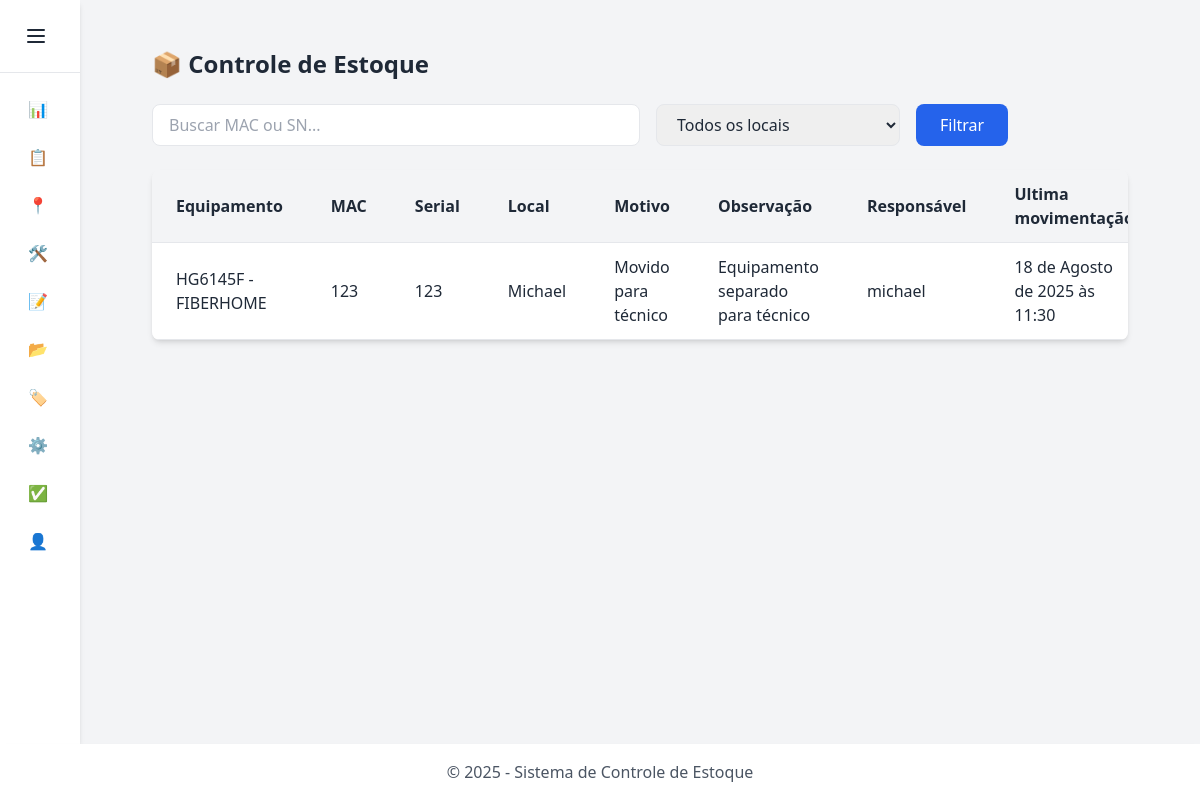
The app's page /stock with its own data.
### controller_stock/models.py (models this page shows, shortened)
class ControllerStock(UserTracking, TimeStampModel):
    equipment = models.ForeignKey(
        Equipment, on_delete=models.PROTECT, verbose_name='Equipamento', related_name='stocks')
    location = models.ForeignKey(
        Location, on_delete=models.PROTECT, verbose_name='Local', related_name='stocks')
    reason = models.ForeignKey(
        Reason, on_delete=models.PROTECT, verbose_name='Motivo', related_name='controllers')
    observation = models.TextField(
        verbose_name='Observação', default='Estoque')
    class Meta:
        verbose_name = 'Controle Estoque'
        verbose_name_plural = 'Controle Estoque'
        ordering = ['equipment']
        indexes = [
            models.Index(fields=['location'])
        ]

class Location(TimeStampModel):
    TYPE_CHOICES = [
        ('estoque', 'Estoque'),
        ('cliente', 'Cliente'),
        ('tecnico', 'Técnico'),
    ]
    location = models.CharField(max_length=124, verbose_name='Local')
    type = models.CharField(
        max_length=124, verbose_name='Tipo', choices=TYPE_CHOICES)
    user = models.ForeignKey(User, on_delete=models.PROTECT,
                             verbose_name='Técnico', related_name='locations', null=True, blank=True)
    class Meta:
        verbose_name = 'Local'
        verbose_name_plural = 'Locais'
        ordering = ['location']
    def __str__(self) -> str:
        return str(self.location)

class Reason(TimeStampModel):
    reason = models.CharField(max_length=124, verbose_name='Motivo')
    class Meta:
        verbose_name = 'Motivo'
        ordering = ['reason']
    def __str__(self):
        return self.reason

### equipment/models.py (models this page shows)
class Equipment(UserTracking, TimeStampModel):
    branch = models.ForeignKey(
        Branch, on_delete=models.PROTECT, verbose_name='Marca', related_name='equipments')
    model = models.ForeignKey(ModelEquipment, on_delete=models.PROTECT,
                              verbose_name='Modelo', related_name='equipments')
    category = models.ForeignKey(
        Category, on_delete=models.PROTECT, verbose_name='Categoria', related_name='equipments')
    mac_address = models.CharField(
        max_length=124, verbose_name='Mac Address', unique=True)
    serial_number = models.CharField(
        max_length=124, verbose_name='Serial Number', unique=True)
    status = models.ForeignKey(StatusEquipment, on_delete=models.PROTECT,
                               related_name='equipments', verbose_name='Status')
    class Meta:
        verbose_name = 'Equipamento'
        verbose_name_plural = 'Equipamentos'
        ordering = ['model']
    def __str__(self):
        return f'{self.model}'

class ModelEquipment(TimeStampModel):
    model = models.CharField(
        max_length=124, unique=True, verbose_name='Modelo')
    branch = models.ForeignKey(
        Branch, on_delete=models.PROTECT, verbose_name='Marca', related_name='models')
    class Meta:
        verbose_name = 'Modelo do equipamento'
        verbose_name_plural = 'Modelos dos equipamentos'
        ordering = ['model']
    def __str__(self):
        return str(f'{self.model} - {self.branch}')

class Branch(TimeStampModel):
    branch = models.CharField(
        max_length=124, unique=True, verbose_name='Marca')
    class Meta:
        verbose_name = 'Marca'
        verbose_name_plural = 'Marcas'
        ordering = ['branch']
    def __str__(self):
        return self.branch

### controller_stock/views.py (the view)
# urls.py: path('stock', ControllerStockView.as_view(), name='stock')
class ControllerStockView(ListView):
    model = ControllerStock
    template_name = 'controller_stock.html'
    paginate_by = 20
    def get_context_data(self, **kwargs):
        locations = Location.objects.all()
        context = super().get_context_data(**kwargs)
        context['locations'] = locations
        return context
    def get_queryset(self):
        query_set = super().get_queryset()
        search = self.request.GET.get('search')
        location = self.request.GET.get('location')
        if search:
            query_set = query_set.filter(
                Q(equipment__mac_address__icontains=search) |
                Q(equipment__serial_number__icontains=search)
            )
        if location:
            filter = Location.objects.get(location=location)
            query_set = query_set.filter(
                location=filter
            )
        return query_set

### controller_stock/templates/controller_stock.html (shortened to what this page needs)
{% extends "_base.html" %}
{% load static %}
{% block content %}
<div class="container mx-auto p-6">
    <h1 class="text-2xl font-bold mb-6">📦 Controle de Estoque</h1>
    <form method="get" class="mb-6 flex flex-col sm:flex-row gap-4">
        <input
            type="text"
            name="search"
            value="{{ request.GET.q }}"
            placeholder="Buscar MAC ou SN..."
            class="w-full sm:w-1/2 px-4 py-2 border rounded-lg focus:outline-none focus:ring-2 focus:ring-blue-500"
        >
        <select
            name="location"
            class="w-full sm:w-1/4 px-4 py-2 border rounded-lg focus:outline-none focus:ring-2 focus:ring-blue-500"
        >
            <option value="">Todos os locais</option>
        </select>
        <button
            type="submit"
            class="px-6 py-2 bg-blue-600 text-white rounded-lg hover:bg-blue-700 transition"
        >
            Filtrar
        </button>
    </form>
    <div class="overflow-x-auto bg-white shadow-md rounded-lg">
        <table class="min-w-full text-left border-collapse">
            <thead>
                <tr class="bg-gray-100">
                    <th class="px-6 py-3 border-b">Equipamento</th>
                    <th class="px-6 py-3 border-b">MAC</th>
                    <th class="px-6 py-3 border-b">Serial</th>
                    <th class="px-6 py-3 border-b">Local</th>
                    <th class="px-6 py-3 border-b">Motivo</th>
                    <th class="px-6 py-3 border-b">Observação</th>
                    <th class="px-6 py-3 border-b">Responsável</th>
                    <th class="px-6 py-3 border-b">Ultima movimentação</th>
                </tr>
            </thead>
            <tbody>
                {% for item in object_list %}
                    <tr class="hover:bg-gray-50">
                        <td class="px-6 py-3 border-b"><a href="#">{{ item.equipment }}</a></td>
                        <td class="px-6 py-3 border-b">{{ item.equipment.mac_address }}</td>
                        <td class="px-6 py-3 border-b">{{ item.equipment.serial_number }}</td>
                        <td class="px-6 py-3 border-b">{{ item.location }}</td>
                        <td class="px-6 py-3 border-b">{{ item.reason }}</td>
                        <td class="px-6 py-3 border-b">{{ item.observation }}</td>
                        <td class="px-6 py-3 border-b">{{ item.responsible }}</td>
                        <td class="px-6 py-3 border-b">{{ item.updated_at }}</td>
                    </tr>
                {% empty %}
                    <tr>
                        <td colspan="7" class="px-6 py-4 text-center text-gray-500">Nenhum item encontrado.</td>
                    </tr>
                {% endfor %}
            </tbody>
        </table>
    </div>
</div>
{% endblock %}

### core/templates/_base.html (shortened to what this page needs)
{% load static %}
<!DOCTYPE html>
<html lang="pt-BR" x-data="{ open: false }">
<head>
    <script src="https://cdn.tailwindcss.com"></script>
</head>
<body class="bg-gray-100 text-gray-800 flex flex-col min-h-screen">
    <div class="flex flex-1">
       {% include 'components/sidebar.html' %}
        <main class="flex-1 p-6">
            {% block content %}{% endblock %}
        </main>
    </div>
    <footer class="bg-white shadow-md py-4 text-center text-gray-600">
        &copy; {{ year|default:"2025" }} - Sistema de Controle de Estoque
    </footer>
</body>
</html>

### core/templates/components/sidebar.html (shortened to what this page needs)
<aside
    class="bg-white shadow-md flex flex-col transition-all duration-300"
    :class="open ? 'w-64' : 'w-20'"
>
    <div class="flex items-center justify-between p-4 border-b">
        <button
            @click="open = !open"
            class="p-2 rounded hover:bg-gray-200"
        >
            <svg xmlns="http://www.w3.org/2000/svg" class="h-6 w-6" fill="none" viewBox="0 0 24 24" stroke="currentColor">
                <path stroke-linecap="round" stroke-linejoin="round" stroke-width="2" d="M4 6h16M4 12h16M4 18h16"/>
            </svg>
        </button>
    </div>
    <nav class="flex-1 p-4 space-y-2">
        <a href="{% url 'dashboard' %}" class="flex items-center gap-3 px-3 py-2 rounded hover:bg-blue-100 transition">
            📊 <span x-show="open">Dashboards</span>
        </a>
        <a href="{% url 'stock' %}" class="flex items-center gap-3 px-3 py-2 rounded hover:bg-blue-100 transition">
            📋 <span x-show="open">Estoque</span>
        </a>
        <a href="#" class="flex items-center gap-3 px-3 py-2 rounded hover:bg-blue-100 transition">
            📍 <span x-show="open">Rastreamento</span>
        </a>
        <a href="#" class="flex items-center gap-3 px-3 py-2 rounded hover:bg-blue-100 transition">
            🛠️ <span x-show="open">Cadastrar Equipamento</span>
        </a>
        <a href="#" class="flex items-center gap-3 px-3 py-2 rounded hover:bg-blue-100 transition">
            📝 <span x-show="open">Motivos</span>
        </a>
        <a href="#" class="flex items-center gap-3 px-3 py-2 rounded hover:bg-blue-100 transition">
            📂 <span x-show="open">Categorias de equipamento</span>
        </a>
        <a href="#" class="flex items-center gap-3 px-3 py-2 rounded hover:bg-blue-100 transition">
            🏷️ <span x-show="open">Marcas de Equipamento</span>
        </a>
        <a href="#" class="flex items-center gap-3 px-3 py-2 rounded hover:bg-blue-100 transition">
            ⚙️ <span x-show="open">Modelos de Equipamento</span>
        </a>
        <a href="#" class="flex items-center gap-3 px-3 py-2 rounded hover:bg-blue-100 transition">
            ✅ <span x-show="open">Status de Equipamento</span>
        </a>
        <a href="#" class="flex items-center gap-3 px-3 py-2 rounded hover:bg-blue-100 transition">
            👤 <span x-show="open">Meu Perfil</span>
        </a>
    </nav>
</aside>

### records on screen
ControllerStock: equipment "HG6145F - FIBERHOME", equipment.mac_address "123", equipment.serial_number "123", location "Michael", reason "Movido para técnico", observation "Equipamento separado para técnico", responsible "michael", updated_at "18 de Agosto de 2025 às 11:30"

### other values on screen
{{ year|default:"2025" }} "2025"
